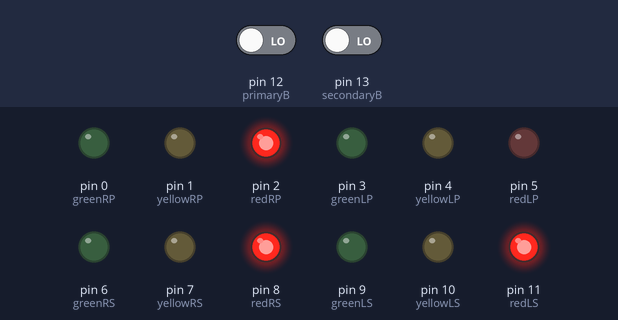
Recording of a sketch running on a simulated Arduino Uno, built with avr-gcc and run on an emulated ATmega328P. Shown: output pins drawn as LEDs (lit = HIGH). The inputs (shaded band) are chosen by the test bench; at power-on: pin 12 (primaryB) LOW, pin 13 (secondaryB) LOW.

Above: at 0.3 s.
At 19.8 s:
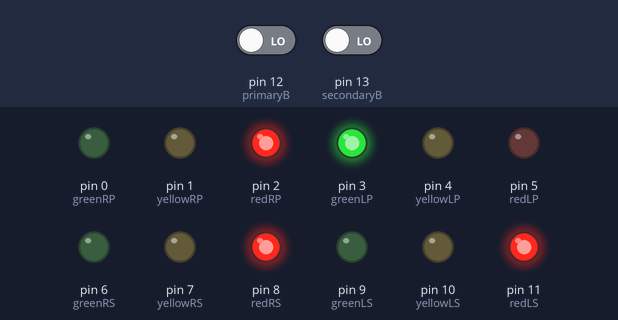
At 23.6 s:
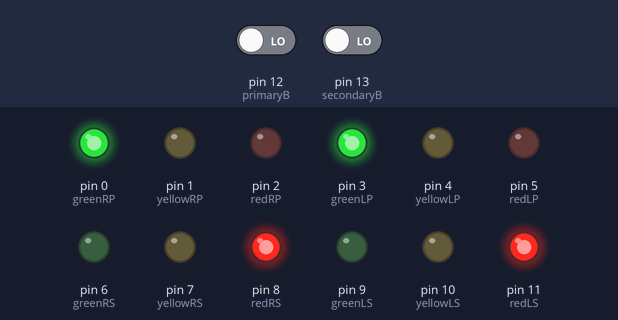
Timing chart, 0 to 25.1 s (numbered marks = the images above):
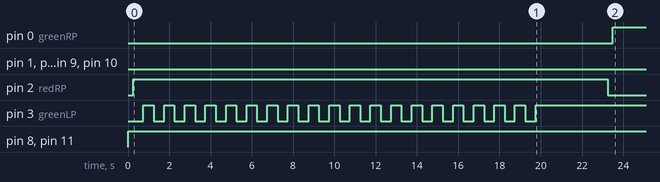

The sketch:

traffic_light_with_pedestrian_crossing.ino
```cpp
/*
In this project, we look to simulate an intersection
of a primary road with a secondary one. Every road
has four tracks, of which two are solos.
Each road has a pedestrian button than turns that
road traffic light to red and the other one
can only go forward, the solo is not activated
until the pedestrian crosses.
*/
//Global Variables
//right traffic light of primary road
//RP stands for Right Primary
int greenRP = 0;
int yellowRP = 1;
int redRP = 2;

//left traffic light of primary road, SOLO
//LP stands for Left Primary
int greenLP = 3;
int yellowLP = 4;
int redLP = 5;

//right traffic light of secondary road
//RS stands for Right Secondary
int greenRS = 6;
int yellowRS = 7;
int redRS = 8;

//left traffic light of secondary road, SOLO
//LS stands for Left Secondary
int greenLS = 9;
int yellowLS = 10;
int redLS = 11;

//pushbuttons
int primaryB = 12;
int secondaryB = 13;

//pedestrian state
int state1=0;
int state2=0;

void setup() {
  //pushbuttons
  pinMode(primaryB, INPUT);
  pinMode(secondaryB,INPUT);

  //right traffic light of primary road
  pinMode(greenRP,OUTPUT);
  pinMode(yellowRP,OUTPUT);
  pinMode(redRP,OUTPUT);

  //left traffic light of primary road, SOLO
  pinMode(greenLP,OUTPUT);
  pinMode(yellowLP,OUTPUT);
  pinMode(redLP,OUTPUT);

  //right traffic light of secondary road
  pinMode(greenRS,OUTPUT);
  pinMode(yellowRS,OUTPUT);
  pinMode(redRS,OUTPUT);

  //left traffic light of secondary road, SOLO
  pinMode(greenLS,OUTPUT);
  pinMode(yellowLS,OUTPUT);
  pinMode(redLS,OUTPUT);

  //Initial state of secondary road
  //turning red the secondary road
  digitalWrite(redLS, HIGH);
  digitalWrite(redRS, HIGH);
}

void loop() {
  if(state2==0)
  {
    //turn on primary road
    state1 = turnGreen(redRP, greenRP, primaryB, redLP, greenLP, state2);
    //turn off primary road
    turnRed(redRP, yellowRP, greenRP, redLP, yellowLP, greenLP);

    delay(4000);
  }
  else
  {//pedestrian crossing in secondary road
    //turn green, and send that the pedestrian is crossing
    state1 = turnGreen(redRP, greenRP, primaryB, redLP, greenLP, state2);
    //turn off primary road
    turnRed(redRP, yellowRP, greenRP, redLP, yellowLP, greenLP);
    delay(1000);
    digitalWrite(redLP,LOW);
    //turn the solo, because they were not able to cross because of the pedestrian
    solo(greenLP);

    delay(4000);

    //turn off green
    digitalWrite(greenLP,LOW);
    delay(250);
    //turn on yellow
    digitalWrite(yellowLP,HIGH);
    delay(6000);
    //turn off yellow
    digitalWrite(yellowLP,LOW);
    delay(250);
    //turn on red
    digitalWrite(redLP,HIGH);
    state2 = 0;//reset
    delay(4000);
  }


  if(state1==0)
  {
    //turn on secondary road
    state2 = turnGreen(redLS, greenLS, secondaryB, redRS, greenRS, state1);
    //turn off secondary road
    turnRed(redLS, yellowLS, greenLS, redRS, yellowRS, greenRS);
    delay(4000);
  }
  else
  {//pedestrian crossing primary road
    state2 = turnGreen(redLS, greenLS, secondaryB, redRS, greenRS, state1);
    //turn off secondary road
    turnRed(redLS, yellowLS, greenLS, redRS, yellowRS, greenRS);
    delay(1000);
    digitalWrite(redRS,LOW);

    solo(greenRS);

    //turn off green
    digitalWrite(greenRS,LOW);
    delay(250);
    //turn on yellow
    digitalWrite(yellowRS,HIGH);
    delay(6000);
    //turn off yellow
    digitalWrite(yellowRS,LOW);
    delay(250);
    //turn on red
    digitalWrite(redRS,HIGH);
    state1 = 0;//reset
    delay(4000);
  }

}

//Function that helps turn a road traffic light to red
void turnRed(int red,int yellow, int green, int redSolo, int yellowSolo, int greenSolo)
{
  //turn off green
  digitalWrite(green,LOW);
  digitalWrite(greenSolo,LOW);
  delay(250);

  //turn on yellow
  digitalWrite(yellow,HIGH);
  digitalWrite(yellowSolo,HIGH);
  delay(6000);

  //turn off yellow
  digitalWrite(yellow,LOW);
  digitalWrite(yellowSolo,LOW);
  delay(250);

  //turn on red
  digitalWrite(red,HIGH);
  digitalWrite(redSolo,HIGH);

  return;
}

//Function that helps turn a road traffic light to green
int turnGreen(int red, int green, int button, int redSolo, int greenSolo, int pedestrian)
{
  if(pedestrian==0)
  {
    digitalWrite(redSolo,LOW);
    delay(250);
    digitalWrite(red, HIGH);
    //turn on green
    solo(greenSolo);
    delay(3000);
  }
  else
  {//pedestrian crossing
    digitalWrite(redSolo,LOW);
    digitalWrite(greenSolo, HIGH);
  }

  digitalWrite(red,LOW);
  delay(250);
  digitalWrite(green,HIGH);

  int state = 0;

  for(int i=1; i<21; i++)
  {
    state = digitalRead(button);
    if (state == 0){
      delay(1000);
    }
    else if(state == 1){
      //pedestrian crossing
      delay(1000);
      return state;
    }
  }//end of FOR
  return state;
}

//Function that helps turn on the SOLO
void solo(int green)
{
  for(int i = 1; i<21; i++)
  {
    //blinking green
    digitalWrite(green, LOW);
    delay(500);
    digitalWrite(green,HIGH);
    delay(500);
  }
  return;
}
```

Measured:
- by itself, pin 0 (greenRP): LOW → HIGH at 23.5 s
- by itself, pin 2 (redRP): LOW → HIGH at 0.25 s, → LOW 23.0 s later
- by itself, pin 3 (greenLP): alternates HIGH for 0.50 s and LOW for 0.50 s, 39 changes in all, then stays HIGH
